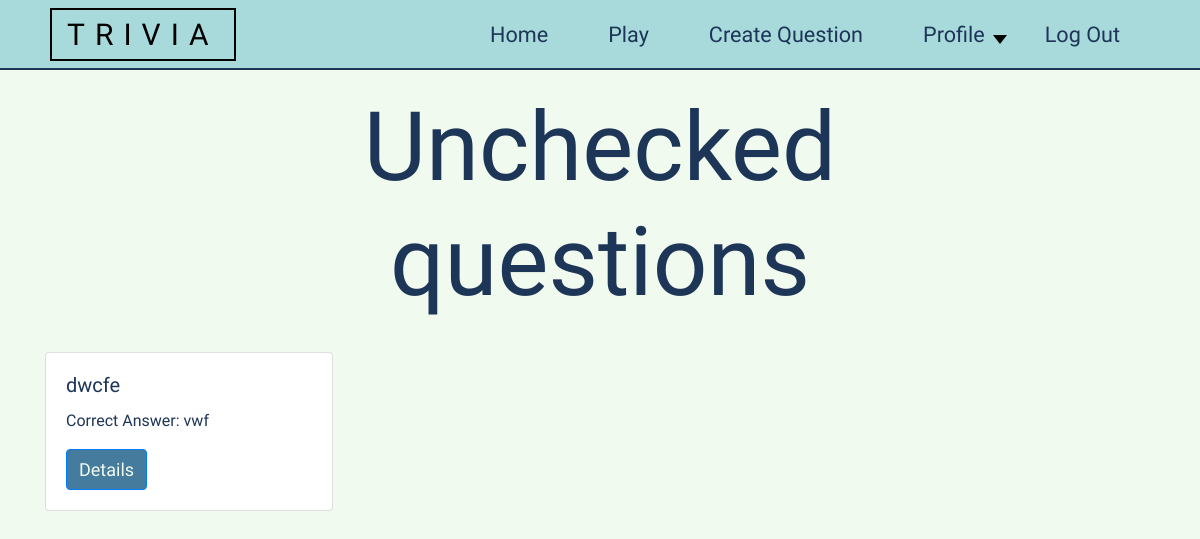
/questions/unchecked/ (signed in), run on an earlier commit of the app's database.
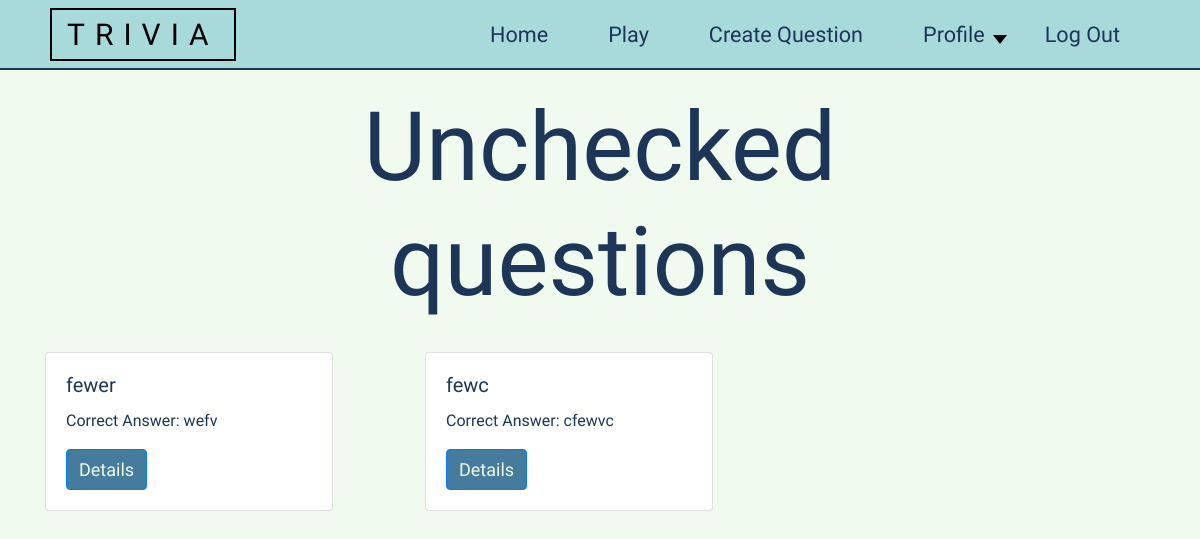
And on a later commit of the database.
### questions/models.py (models this page shows, shortened)
class Questions(models.Model):
    author = models.ForeignKey(ProfileUser, on_delete=models.CASCADE)
    question = models.CharField(max_length=350)
    correct_answer = models.CharField(max_length=150)
    answer1 = models.CharField(max_length=150)
    answer2 = models.CharField(max_length=150)
    answer3 = models.CharField(max_length=150)
    level = models.ForeignKey(Level, on_delete=models.CASCADE, blank=False)
    checked = models.PositiveIntegerField(validators=[MinValueValidator(0), MaxValueValidator(1)], default=0)

### questions/views.py (the view)
# urls.py: path('unchecked/', views.UncheckedQuestionsList.as_view(), name='unchecked_questions'),
class UncheckedQuestionsList(LoginRequiredMixin, generic.ListView):
    model = Questions
    template_name = 'unchecked_questions_list.html'
    context_object_name = 'questions'
    def get_queryset(self):
        if not self.request.user.is_superuser:
            return render(self.request, 'permission_denied.html')
        else:
            try:
                questions = Questions.objects.all().filter(checked=0)  # getting only unchecked questions
                return questions
            except:
                return []

### questions/templates/unchecked_questions_list.html
{% extends 'index.html' %}
{% block 'body' %}
<div class="row" style="z-index: 0;">
    <h1 style="font-size: 8vw; width: 50%; margin-left: 25%; text-align: center;">Unchecked questions</h1>
    {% for q in questions %}
    <div class="col-lg-4">
        <div class="card" style="width: 18rem; margin-top: 2vw">
            <div class="card-body">
                <h5 class="card-title">{{q.question}}</h5>
                <p class="card-text">Correct Answer: {{q.correct_answer}}</p>
                <a href="{% url 'question-detail' q.id %}" class="btn btn-primary submit-btn" style="color: #F1FAEE;">Details</a>
            </div>
        </div>
    </div>
    {% endfor %}
</div>
{% endblock %}

What changed in the data, as far as the page shows it:
removed Questions: question "dwcfe", correct_answer "vwf"
added Questions: question "fewer", correct_answer "wefv"
added Questions: question "fewc", correct_answer "cfewvc"
